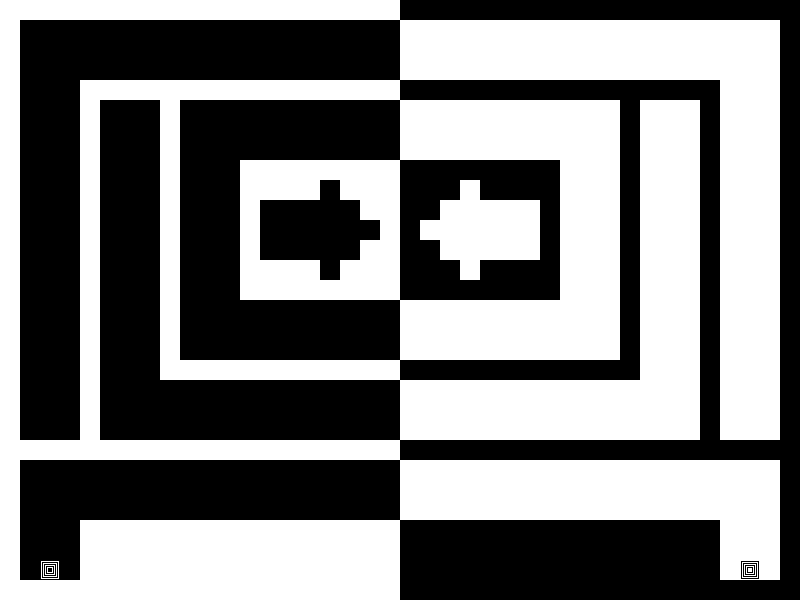

This game map was drawn from its Tiled (.tmx) file and the tilesets committed beside it. A one-line description and the trimmed map source follow:
An orthogonal 40x30 tile map with 20x20 px tiles, 1 tile layer (a), 2 hidden layers not drawn, 4 tilesets.

<map version="1.0" orientation="orthogonal" width="40" height="30" tilewidth="20" tileheight="20">
 <tileset firstgid="1" source="mirrorExit.tsx" />
 <tileset firstgid="4" source="mirrorsAlt.tsx" />
 <tileset firstgid="7" source="mirrorsSpawn.tsx" />
 <tileset firstgid="10" source="mirrorsTiles.tsx" />
 <layer name="a" width="40" height="30">
  <data>[1200 cells, 1200 non-empty, 4 distinct tile ids]</data>
 </layer>
 <layer name="b" width="40" height="30" visible="0">
  <data>[1200 cells, 1200 non-empty, 4 distinct tile ids]</data>
 </layer>
 <layer name="c" width="40" height="30" visible="0">
  <data>[1200 cells, 1200 non-empty, 3 distinct tile ids]</data>
 </layer>
</map>
